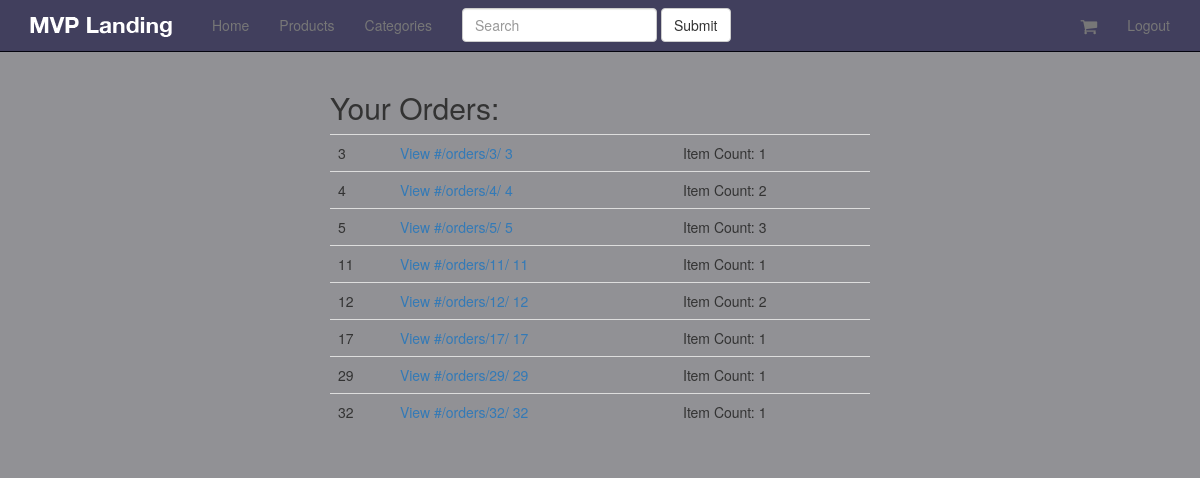
Screenshot of /orders/ (signed in) with the database file from the repository.
### orders/models.py (models this page shows, shortened)
class Order (models.Model):
    status = models.CharField(choices=ORDER_STATUS_CHOICES, max_length=120, default="created")
    cart = models.ForeignKey(Cart)
    user = models.ForeignKey(UserCheckout, null=True)
    billing_address = models.ForeignKey(UserAddress, related_name="billing_address", null=True)
    shipping_address = models.ForeignKey(UserAddress, related_name="shipping_address", null=True)
    shipping_total_price = models.DecimalField(max_digits=30, default=5.99, decimal_places=2)
    order_total = models.DecimalField(max_digits=30, default=0.00, decimal_places=2)
    order_id = models.CharField(max_length=20, blank=True, null=True)
    def get_absolute_url(self):
        return reverse("order_detail", kwargs={"pk": self.pk})

### carts/models.py (models this page shows, shortened)
class Cart(models.Model):
    user = models.ForeignKey(settings.AUTH_USER_MODEL, blank=True, null=True)
    items = models.ManyToManyField(Variation, through=CartItem)
    timestamp = models.DateTimeField(auto_now_add=True, auto_now=False)
    updated = models.DateTimeField(auto_now_add=False, auto_now=True)
    tax_percentage = models.DecimalField(max_digits=5, decimal_places=5, default=0.085)
    subtotal = models.DecimalField(max_digits=30, decimal_places=2, default=0.00)
    tax_total = models.DecimalField(max_digits=30, decimal_places=2, default=0.00)
    total = models.DecimalField(max_digits=30, decimal_places=2, default=0.00)

### orders/views.py (the view)
# urls.py: url(r'^orders/$', OrderListView.as_view(), name='orders'),
class OrderListView(LoginRequiredMixin, ListView):
    queryset = Order.objects.all()
    def get_queryset(self):
        user_checkout_id = self.request.user.id
        user_checkout = UserCheckout.objects.get(id=user_checkout_id)
        return super(OrderListView, self).get_queryset().filter(user=user_checkout)

### orders/mixins.py (called while the page is built)
    @method_decorator(login_required)
    def dispatch(self, request, *args, **kwargs):
        return super(LoginRequiredMixin, self).dispatch(request, *args, **kwargs)

### templates/orders/order_list.html
{% extends 'base.html' %}
{% block content %}
    <div class="col-sm-6 col-sm-offset-3">
        <h2>Your Orders:</h2>
        <table class="table">
            {% for obj in object_list %}
                <tr>
                    <td>{{ obj.id }}</td>
                    <td>
                        <a href="{{ obj.get_absolute_url }}">
                            View #{{ obj.get_absolute_url }}
                            {% if obj.order_id %}
                                {{ obj.order_id  }}
                            {% else %}
                                {{ obj.id }}
                            {% endif %}
                        </a>
                    </td>
                    <td>Item Count: {{ obj.cart.items.count }}</td>
                </tr>
            {% endfor %}
        </table>
    </div>
{% endblock %}

### static_in_pro/our_static/css/navbar-static-top.css (style rules this page uses)
body { min-height: 1000px; background-color: #919195; }

### rows the page displays
Order: id "3", get_absolute_url "/orders/3/", cart.items.count "1"
Order: id "4", get_absolute_url "/orders/4/", cart.items.count "2"
Order: id "5", get_absolute_url "/orders/5/", cart.items.count "3"
Order: id "11", get_absolute_url "/orders/11/", cart.items.count "1"
Order: id "12", get_absolute_url "/orders/12/", cart.items.count "2"
Order: id "17", get_absolute_url "/orders/17/", cart.items.count "1"
Order: id "29", get_absolute_url "/orders/29/", cart.items.count "1"
Order: id "32", get_absolute_url "/orders/32/", cart.items.count "1"
